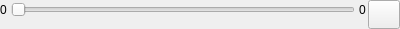
<?xml version="1.0" encoding="UTF-8"?>
<ui version="4.0">
 <class>ReportTimeToolbar</class>
 <widget class="QWidget" name="ReportTimeToolbar">
  <property name="geometry">
   <rect>
    <x>0</x>
    <y>0</y>
    <width>400</width>
    <height>29</height>
   </rect>
  </property>
  <layout class="QHBoxLayout" name="outerLayout">
   <property name="spacing">
    <number>2</number>
   </property>
   <property name="leftMargin">
    <number>0</number>
   </property>
   <property name="topMargin">
    <number>0</number>
   </property>
   <property name="rightMargin">
    <number>0</number>
   </property>
   <property name="bottomMargin">
    <number>0</number>
   </property>
   <item>
    <widget class="QWidget" name="container" native="true">
     <layout class="QVBoxLayout" name="verticalLayout">
      <property name="spacing">
       <number>0</number>
      </property>
      <property name="leftMargin">
       <number>0</number>
      </property>
      <property name="topMargin">
       <number>0</number>
      </property>
      <property name="rightMargin">
       <number>0</number>
      </property>
      <property name="bottomMargin">
       <number>5</number>
      </property>
      <item>
       <layout class="QHBoxLayout" name="row1Layout">
        <property name="spacing">
         <number>4</number>
        </property>
        <item>
         <widget class="QLabel" name="startTime">
          <property name="text">
           <string>0</string>
          </property>
         </widget>
        </item>
        <item>
         <widget class="QSlider" name="slider">
          <property name="sizePolicy">
           <sizepolicy hsizetype="Expanding" vsizetype="Fixed">
            <horstretch>0</horstretch>
            <verstretch>0</verstretch>
           </sizepolicy>
          </property>
          <property name="orientation">
           <enum>Qt::Orientation::Horizontal</enum>
          </property>
         </widget>
        </item>
        <item>
         <widget class="QLabel" name="lastTime">
          <property name="text">
           <string>0</string>
          </property>
         </widget>
        </item>
       </layout>
      </item>
      <item>
       <widget class="QLabel" name="busyLabel">
        <property name="sizePolicy">
         <sizepolicy hsizetype="Expanding" vsizetype="Fixed">
          <horstretch>0</horstretch>
          <verstretch>0</verstretch>
         </sizepolicy>
        </property>
        <property name="minimumSize">
         <size>
          <width>0</width>
          <height>5</height>
         </size>
        </property>
        <property name="maximumSize">
         <size>
          <width>16777215</width>
          <height>5</height>
         </size>
        </property>
       </widget>
      </item>
     </layout>
    </widget>
   </item>
   <item>
    <widget class="FlatPushButton" name="playButton">
     <property name="maximumSize">
      <size>
       <width>32</width>
       <height>32</height>
      </size>
     </property>
     <property name="toolTip">
      <string>Play</string>
     </property>
     <property name="iconSize">
      <size>
       <width>24</width>
       <height>24</height>
      </size>
     </property>
    </widget>
   </item>
  </layout>
 </widget>
 <customwidgets>
  <customwidget>
   <class>FlatPushButton</class>
   <extends>QPushButton</extends>
   <header location="global">widgets.flat_push_button</header>
  </customwidget>
 </customwidgets>
 <resources/>
 <connections/>
</ui>
